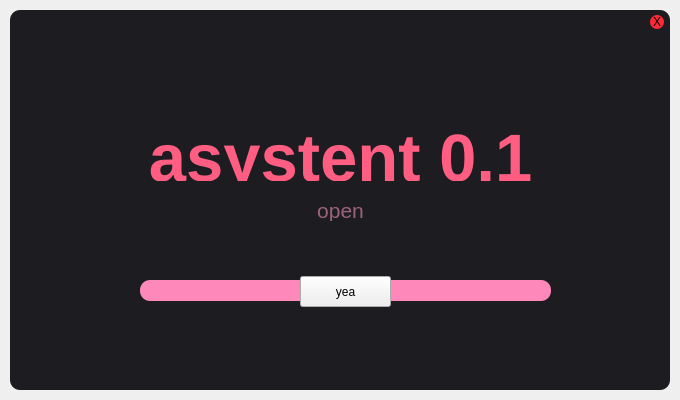
<?xml version="1.0" encoding="UTF-8"?>
<ui version="4.0">
 <class>entryWindow</class>
 <widget class="QMainWindow" name="entryWindow">
  <property name="geometry">
   <rect>
    <x>0</x>
    <y>0</y>
    <width>680</width>
    <height>400</height>
   </rect>
  </property>
  <property name="windowTitle">
   <string>MainWindow</string>
  </property>
  <widget class="QWidget" name="centralwidget">
   <layout class="QHBoxLayout" name="horizontalLayout">
    <property name="spacing">
     <number>0</number>
    </property>
    <property name="leftMargin">
     <number>10</number>
    </property>
    <property name="topMargin">
     <number>10</number>
    </property>
    <property name="rightMargin">
     <number>10</number>
    </property>
    <property name="bottomMargin">
     <number>10</number>
    </property>
    <item>
     <widget class="QFrame" name="dropFrame">
      <property name="layoutDirection">
       <enum>Qt::LeftToRight</enum>
      </property>
      <property name="styleSheet">
       <string notr="true">QFrame{
	
	background-color: rgb(29, 29, 33);
	color: rgb(255, 94, 130);
	border-radius: 10px;
}</string>
      </property>
      <property name="frameShape">
       <enum>QFrame::StyledPanel</enum>
      </property>
      <property name="frameShadow">
       <enum>QFrame::Raised</enum>
      </property>
      <widget class="QLabel" name="name">
       <property name="geometry">
        <rect>
         <x>0</x>
         <y>110</y>
         <width>661</width>
         <height>61</height>
        </rect>
       </property>
       <property name="font">
        <font>
         <pointsize>50</pointsize>
        </font>
       </property>
       <property name="text">
        <string>&lt;html&gt;&lt;head/&gt;&lt;body&gt;&lt;p&gt;&lt;span style=&quot; font-weight:700;&quot;&gt;asystent 0.1&lt;/span&gt;&lt;/p&gt;&lt;/body&gt;&lt;/html&gt;</string>
       </property>
       <property name="alignment">
        <set>Qt::AlignCenter</set>
       </property>
      </widget>
      <widget class="QLabel" name="description">
       <property name="geometry">
        <rect>
         <x>0</x>
         <y>190</y>
         <width>661</width>
         <height>21</height>
        </rect>
       </property>
       <property name="font">
        <font>
         <pointsize>16</pointsize>
        </font>
       </property>
       <property name="styleSheet">
        <string notr="true">QLabel{
	color: rgb(155, 99, 123);
}</string>
       </property>
       <property name="text">
        <string>open</string>
       </property>
       <property name="alignment">
        <set>Qt::AlignCenter</set>
       </property>
      </widget>
      <widget class="QProgressBar" name="pb1">
       <property name="enabled">
        <bool>false</bool>
       </property>
       <property name="geometry">
        <rect>
         <x>130</x>
         <y>270</y>
         <width>411</width>
         <height>21</height>
        </rect>
       </property>
       <property name="styleSheet">
        <string notr="true">QProgressBar {
	background-color: rgb(255, 136, 187);
	color: rgb(200,200,200);
	border-style: none;
	border-radius: 10px;
	text-alignment: center;
}
QProgressBar::chunk{
border-radius: 10px;
background-color: qlineargradient(spread:pad, x1:0.108374, y1:0.426136, x2:0.906, y2:0.403, stop:0 rgba(186, 96, 113, 255), stop:1 rgba(196, 71, 99, 255));
}</string>
       </property>
       <property name="value">
        <number>0</number>
       </property>
       <property name="alignment">
        <set>Qt::AlignCenter</set>
       </property>
       <property name="textVisible">
        <bool>true</bool>
       </property>
       <property name="invertedAppearance">
        <bool>false</bool>
       </property>
      </widget>
      <widget class="QPushButton" name="triggerButton">
       <property name="geometry">
        <rect>
         <x>290</x>
         <y>266</y>
         <width>91</width>
         <height>31</height>
        </rect>
       </property>
       <property name="text">
        <string>yea</string>
       </property>
      </widget>
      <widget class="QPushButton" name="exitButton">
       <property name="geometry">
        <rect>
         <x>640</x>
         <y>5</y>
         <width>14</width>
         <height>14</height>
        </rect>
       </property>
       <property name="styleSheet">
        <string notr="true">QPushButton{
	background-color: rgb(255, 40, 54);
	border-radius: 7px;
	border: none
}</string>
       </property>
       <property name="text">
        <string>X</string>
       </property>
       <property name="checkable">
        <bool>false</bool>
       </property>
       <property name="default">
        <bool>false</bool>
       </property>
       <property name="flat">
        <bool>false</bool>
       </property>
      </widget>
      <zorder>description</zorder>
      <zorder>name</zorder>
      <zorder>exitButton</zorder>
      <zorder>pb1</zorder>
      <zorder>triggerButton</zorder>
     </widget>
    </item>
   </layout>
  </widget>
 </widget>
 <resources/>
 <connections/>
</ui>
